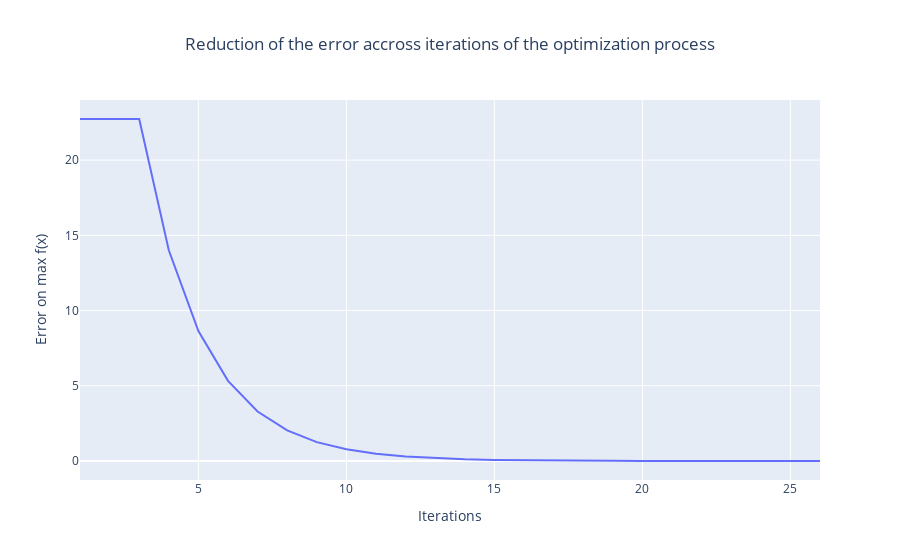

The notebook cell saved with this chart:
### Code cell
plot_optimization_improvement(fun_reading)

### Figure 1 — Plotly figure (JSON) as saved in the notebook; plotly's stock layout.template omitted (floating-point values rounded to 4 significant figures)
{"data": [{"type": "scatter", "x": [1, 2, 3, 4, 5, 6, 7, 8, 9, 10, 11, 12, 13, 14, 15, 16, 17, 18, 19, 20, 21, 22, 23, 24, 25, 26], "y": [22.73, 22.73, 22.73, 14.01, 8.635, 5.328, 3.289, 2.031, 1.255, 0.775, 0.4788, 0.2957, 0.1826, 0.1127, 0.06953, 0.04284, 0.02634, 0.01615, 0.009844, 0.00595, 0.003543, 0.002056, 0.001136, 0.0005682, 0.000217, 0]}], "layout": {"title": {"text": "Reduction of the error accross iterations of the optimization process", "x": 0.5}, "xaxis": {"title": {"text": "Iterations"}}, "yaxis": {"title": {"text": "Error on max f(x)"}}}}
